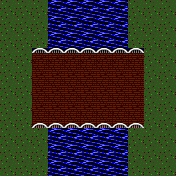

The image is a tile-based game level rendered from a .tmx file. Its description and complete source (layers, tilesets, objects, tile grids) follow:
An orthogonal 11x11 tile map with 16x16 px tiles, 1 tile layer (Map Layer) and 24 objects (24x position).

<map version="1.0" orientation="orthogonal" width="11" height="11" tilewidth="16" tileheight="16" backgroundcolor="#000000">
<tileset firstgid="1" name="bridge.con" tilewidth="16" tileheight="16">
<image source="tiles.png" width="256" height="256" />
</tileset>
<layer name="Map Layer" width="11" height="11">
<data encoding="csv">
226,226,226,242,242,242,242,242,226,226,226,
226,226,226,242,242,242,242,242,226,226,226,
226,226,226,242,242,242,242,242,226,226,226,
226,226,213,213,213,213,213,213,213,226,226,
226,226,217,217,217,217,217,217,217,226,226,
226,226,217,217,217,217,217,217,217,226,226,
226,226,217,217,217,217,217,217,217,226,226,
226,226,230,230,230,230,230,230,230,226,226,
226,226,226,242,242,242,242,242,226,226,226,
226,226,226,242,242,242,242,242,226,226,226,
226,226,226,242,242,242,242,242,226,226,226
</data>
</layer>
<objectgroup name="Monster Positions" width="11" height="11">
<object name="position" type="position" x="96" y="64" width="16" height="16">
<properties>
<property name="index" value="0" />
<property name="startX" value="6" />
<property name="startY" value="4" />
</properties>
</object>
<object name="position" type="position" x="96" y="80" width="16" height="16">
<properties>
<property name="index" value="1" />
<property name="startX" value="6" />
<property name="startY" value="5" />
</properties>
</object>
<object name="position" type="position" x="96" y="96" width="16" height="16">
<properties>
<property name="index" value="2" />
<property name="startX" value="6" />
<property name="startY" value="6" />
</properties>
</object>
<object name="position" type="position" x="112" y="64" width="16" height="16">
<properties>
<property name="index" value="3" />
<property name="startX" value="7" />
<property name="startY" value="4" />
</properties>
</object>
<object name="position" type="position" x="112" y="80" width="16" height="16">
<properties>
<property name="index" value="4" />
<property name="startX" value="7" />
<property name="startY" value="5" />
</properties>
</object>
<object name="position" type="position" x="112" y="96" width="16" height="16">
<properties>
<property name="index" value="5" />
<property name="startX" value="7" />
<property name="startY" value="6" />
</properties>
</object>
<object name="position" type="position" x="128" y="64" width="16" height="16">
<properties>
<property name="index" value="6" />
<property name="startX" value="8" />
<property name="startY" value="4" />
</properties>
</object>
<object name="position" type="position" x="128" y="80" width="16" height="16">
<properties>
<property name="index" value="7" />
<property name="startX" value="8" />
<property name="startY" value="5" />
</properties>
</object>
<object name="position" type="position" x="128" y="96" width="16" height="16">
<properties>
<property name="index" value="8" />
<property name="startX" value="8" />
<property name="startY" value="6" />
</properties>
</object>
<object name="position" type="position" x="144" y="32" width="16" height="16">
<properties>
<property name="index" value="9" />
<property name="startX" value="9" />
<property name="startY" value="2" />
</properties>
</object>
<object name="position" type="position" x="144" y="48" width="16" height="16">
<properties>
<property name="index" value="10" />
<property name="startX" value="9" />
<property name="startY" value="3" />
</properties>
</object>
<object name="position" type="position" x="144" y="64" width="16" height="16">
<properties>
<property name="index" value="11" />
<property name="startX" value="9" />
<property name="startY" value="4" />
</properties>
</object>
<object name="position" type="position" x="144" y="80" width="16" height="16">
<properties>
<property name="index" value="12" />
<property name="startX" value="9" />
<property name="startY" value="5" />
</properties>
</object>
<object name="position" type="position" x="144" y="96" width="16" height="16">
<properties>
<property name="index" value="13" />
<property name="startX" value="9" />
<property name="startY" value="6" />
</properties>
</object>
<object name="position" type="position" x="144" y="112" width="16" height="16">
<properties>
<property name="index" value="14" />
<property name="startX" value="9" />
<property name="startY" value="7" />
</properties>
</object>
<object name="position" type="position" x="144" y="128" width="16" height="16">
<properties>
<property name="index" value="15" />
<property name="startX" value="9" />
<property name="startY" value="8" />
</properties>
</object>
</objectgroup>
<objectgroup name="Player Positions" width="11" height="11">
<object name="position" type="position" x="48" y="80" width="16" height="16">
<properties>
<property name="index" value="0" />
<property name="startX" value="3" />
<property name="startY" value="5" />
</properties>
</object>
<object name="position" type="position" x="32" y="64" width="16" height="16">
<properties>
<property name="index" value="1" />
<property name="startX" value="2" />
<property name="startY" value="4" />
</properties>
</object>
<object name="position" type="position" x="32" y="96" width="16" height="16">
<properties>
<property name="index" value="2" />
<property name="startX" value="2" />
<property name="startY" value="6" />
</properties>
</object>
<object name="position" type="position" x="16" y="48" width="16" height="16">
<properties>
<property name="index" value="3" />
<property name="startX" value="1" />
<property name="startY" value="3" />
</properties>
</object>
<object name="position" type="position" x="16" y="80" width="16" height="16">
<properties>
<property name="index" value="4" />
<property name="startX" value="1" />
<property name="startY" value="5" />
</properties>
</object>
<object name="position" type="position" x="16" y="112" width="16" height="16">
<properties>
<property name="index" value="5" />
<property name="startX" value="1" />
<property name="startY" value="7" />
</properties>
</object>
<object name="position" type="position" x="0" y="64" width="16" height="16">
<properties>
<property name="index" value="6" />
<property name="startX" value="0" />
<property name="startY" value="4" />
</properties>
</object>
<object name="position" type="position" x="0" y="96" width="16" height="16">
<properties>
<property name="index" value="7" />
<property name="startX" value="0" />
<property name="startY" value="6" />
</properties>
</object>
</objectgroup>
</map>
